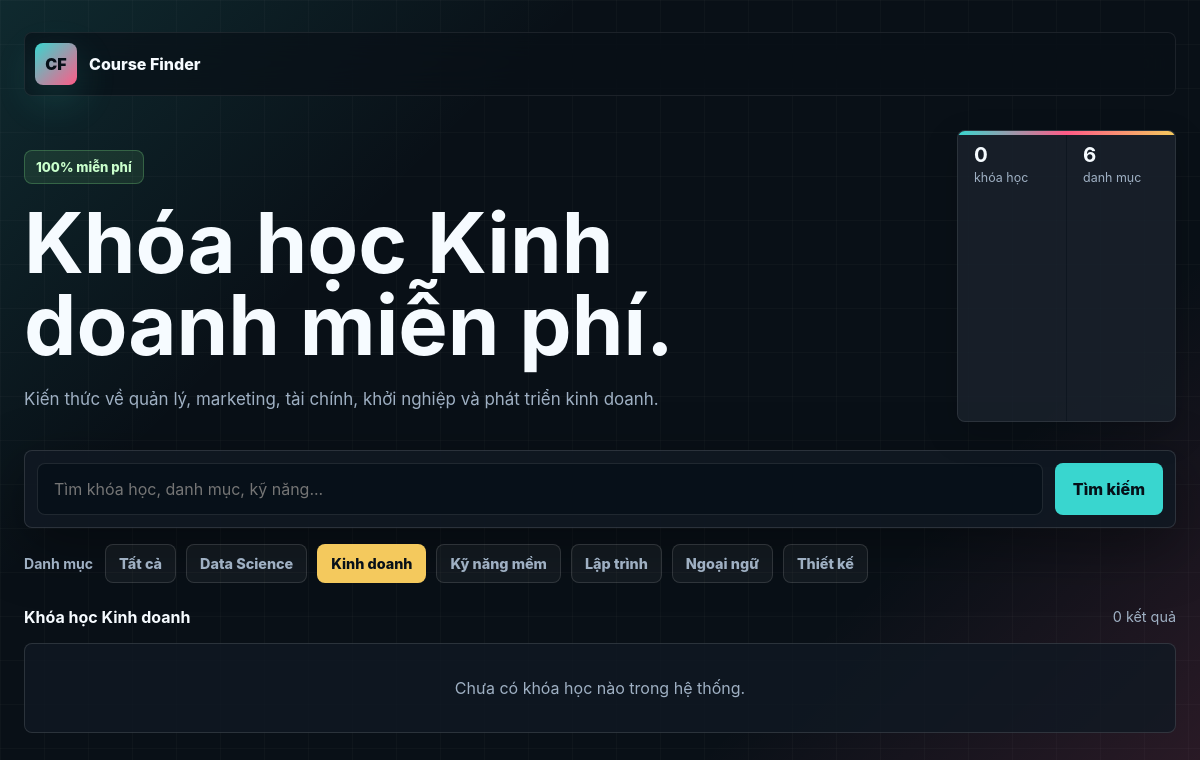
/danh-muc/13-kinh-doanh/, run on the app's committed database.
### resources/models.py (models this page shows, shortened)
class Category(models.Model):
    name = models.CharField(max_length=120, unique=True)
    description = models.TextField(blank=True)
    class Meta:
        ordering = ["name"]
        verbose_name = "Category"
        verbose_name_plural = "Categories"
    def get_absolute_url(self) -> str:
        slug = slugify(self.name) or "danh-muc"
        return reverse("core:category_detail", kwargs={"category_pk": self.pk, "category_slug": slug})

### core/views.py (the view)
# urls.py: path("", home, name="home"),
def home(request, category_pk: int | None = None, category_slug: str | None = None):
    search_query = request.GET.get("q", "").strip()
    selected_category_id = None
    if category_pk is not None:
        selected_category_id = category_pk
    else:
        selected_category = request.GET.get("category", "").strip()
        if selected_category.isdigit():
            selected_category_id = int(selected_category)
    categories = list(Category.objects.order_by("name"))
    selected_category_obj = next(
        (category for category in categories if category.id == selected_category_id),
        None,
    )
    if category_pk is not None:
        if selected_category_obj is None:
            raise Http404("Category not found")
        expected_slug = slugify(selected_category_obj.name) or "danh-muc"
        if category_slug != expected_slug:
            return redirect(selected_category_obj.get_absolute_url(), permanent=True)
    resources = Resource.objects.select_related("category").order_by("-created_at")
    if search_query:
        resources = resources.filter(
            Q(title__icontains=search_query)
            | Q(description__icontains=search_query)
            | Q(category__name__icontains=search_query)
        )
    if selected_category_id and selected_category_obj:
        resources = resources.filter(category_id=selected_category_id)
    elif selected_category_id:
        selected_category_id = None
    paginator = Paginator(resources, 12)
    page_obj = paginator.get_page(request.GET.get("page"))
    resources_on_page = list(page_obj.object_list)
    if search_query:
        seo_title = f'Tìm "{search_query}" trong kho khóa học | Course Finder'
        seo_description = f'Kết quả tìm kiếm khóa học miễn phí cho "{search_query}" trên Course Finder.'
        seo_robots = "noindex,follow"
        canonical_path = reverse("core:home")
    elif selected_category_obj:
        seo_title = f"Khóa học {selected_category_obj.name} miễn phí | Course Finder"
        seo_description = (
            selected_category_obj.description
            or f"Tổng hợp khóa học {selected_category_obj.name} miễn phí, được phân loại để bạn tìm nhanh và học ngay."
        )
        seo_robots = None
        canonical_path = selected_category_obj.get_absolute_url()
    else:
        seo_title = "Course Finder - Khóa học miễn phí chọn lọc"
        seo_description = DEFAULT_DESCRIPTION
        seo_robots = None
        canonical_path = reverse("core:home")
    first_image = next((resource.thumbnail_url for resource in resources_on_page if resource.thumbnail_url), None)
    item_list = [
        {
            "@type": "ListItem",
            "position": page_obj.start_index() + index,
            "url": absolute_url(request, resource.get_absolute_url()),
            "name": resource.title,
        }
        for index, resource in enumerate(resources_on_page)
    ]
    structured_data = {
        "@context": "https://schema.org",
        "@graph": [
            {
                "@type": "WebSite",
                "@id": f"{absolute_url(request, reverse('core:home'))}#website",
                "name": "Course Finder",
                "url": absolute_url(request, reverse("core:home")),
                "inLanguage": "vi-VN",
                "description": DEFAULT_DESCRIPTION,
                "potentialAction": {
                    "@type": "SearchAction",
                    "target": f"{absolute_url(request, reverse('core:home'))}?q={{search_term_string}}",
                    "query-input": "required name=search_term_string",
                },
            },
            {
                "@type": "ItemList",
                "@id": f"{absolute_url(request, canonical_path)}#courses",
                "name": seo_title.replace(" | Course Finder", ""),
                "numberOfItems": page_obj.paginator.count,
                "itemListElement": item_list,
            },
        ],
    }
    context = {
        "categories": categories,
        "page_obj": page_obj,
        "resources": resources_on_page,
        "search_query": search_query,
        "selected_category_id": selected_category_id,
        "selected_category": selected_category_obj,
        "resource_count": page_obj.paginator.count,
        "category_count": len(categories),
        "structured_data": safe_json_ld(structured_data),
    }
    context.update(
        base_seo_context(
            request,
            title=seo_title,
            description=seo_description,
            canonical_path=canonical_path,
            robots=seo_robots or None,
            og_image=image_url(request, first_image),
        )
    )
    return render(request, "core/home.html", context)

### core/seo.py (called while the page is built)
def clean_text(value: str, limit: int = 160) -> str:
    text = " ".join(strip_tags(value or "").split())
    return Truncator(text).chars(limit)

def safe_json_ld(data: dict) -> str:
    return (
        json.dumps(data, ensure_ascii=False, separators=(",", ":"))
        .replace("<", "\\u003c")
        .replace(">", "\\u003e")
        .replace("&", "\\u0026")
    )

def absolute_url(request, path: str = "/") -> str:
    configured_url = getattr(settings, "SITE_URL", "").rstrip("/")
    if path.startswith(("http://", "https://")):
        return path
    if configured_url:
        if not path.startswith("/"):
            path = f"/{path}"
        return f"{configured_url}{path}"
    return request.build_absolute_uri(path)

def image_url(request, image_field) -> str:
    if not image_field:
        return ""
    try:
        return absolute_url(request, image_field.url)
    except ValueError:
        return ""

def base_seo_context(request, *, title: str, description: str, canonical_path: str, **overrides) -> dict:
    canonical_url = absolute_url(request, canonical_path)
    robots = overrides.pop("robots", DEFAULT_ROBOTS) or DEFAULT_ROBOTS
    context = {
        "site_name": SITE_NAME,
        "seo_title": title,
        "seo_description": clean_text(description or DEFAULT_DESCRIPTION),
        "seo_robots": robots,
        "canonical_url": canonical_url,
        "og_type": overrides.pop("og_type", "website"),
        "og_image": overrides.pop("og_image", ""),
        "sitemap_url": absolute_url(request, reverse("core:sitemap_xml")),
        "home_url": absolute_url(request, reverse("core:home")),
    }
    context.update(overrides)
    return context

### core/templates/core/home.html (shortened to what this page needs)
{% extends "core/base.html" %}
{% block content %}
  <section class="hero">
    <div class="headline">
      <div class="eyebrow">100% miễn phí</div>
      <h1>{% if selected_category %}Khóa học {{ selected_category.name }} miễn phí.{% else %}Khóa học miễn phí.{% endif %}</h1>
      <p class="lead">
        {% if selected_category and selected_category.description %}
          {{ selected_category.description }}
        {% else %}
          Tuyển chọn gọn gàng những khóa học, bài học và tài liệu chất lượng để bạn mở ra và học ngay.
        {% endif %}
      </p>
    </div>
    <aside class="stats" aria-label="Thống kê thư viện khóa học">
      <div class="stat">
        <strong>{{ resource_count }}</strong>
        <span>khóa học</span>
      </div>
      <div class="stat">
        <strong>{{ category_count }}</strong>
        <span>danh mục</span>
      </div>
    </aside>
  </section>
  <form class="search-panel" method="get" action="{% if selected_category %}{{ selected_category.get_absolute_url }}{% else %}{% url 'core:home' %}{% endif %}" role="search">
    <input class="search-input" type="search" name="q" value="{{ search_query }}" placeholder="Tìm khóa học, danh mục, kỹ năng..." aria-label="Tìm khóa học">
    <button class="button" type="submit">Tìm kiếm</button>
  </form>
  {% if categories %}
    <nav class="filter-strip" aria-label="Lọc theo danh mục">
      <span class="filter-label">Danh mục</span>
      <a class="filter-chip{% if not selected_category_id %} is-active{% endif %}" href="{% url 'core:home' %}{% if search_query %}?q={{ search_query|urlencode }}{% endif %}">Tất cả</a>
      {% for category in categories %}
        <a class="filter-chip{% if selected_category_id == category.id %} is-active{% endif %}" href="{{ category.get_absolute_url }}{% if search_query %}?q={{ search_query|urlencode }}{% endif %}">{{ category.name }}</a>
      {% endfor %}
    </nav>
  {% endif %}
  <div class="section-title">
    <h2>{% if search_query %}Kết quả cho "{{ search_query }}"{% elif selected_category %}Khóa học {{ selected_category.name }}{% else %}Khóa học mới nhất{% endif %}</h2>
    <span>{{ resource_count }} kết quả</span>
  </div>
  {% if resources %}
    <section class="course-grid" aria-label="Danh sách khóa học">
      {% for resource in resources %}
        <article class="course-card">
          <a class="thumb" href="{{ resource.get_absolute_url }}" aria-label="Xem {{ resource.title }}">
            {% if resource.thumbnail_url %}
              <img src="{{ resource.thumbnail_url.url }}" alt="Ảnh minh họa khóa học {{ resource.title }}" loading="lazy" decoding="async">
            {% else %}
              <div class="thumb-fallback">{{ resource.title|first|upper }}</div>
            {% endif %}
          </a>
          <div class="card-body">
            <a class="category" href="{{ resource.category.get_absolute_url }}">{{ resource.category.name }}</a>
            <h3><a href="{{ resource.get_absolute_url }}">{{ resource.title }}</a></h3>
            <p class="description">
              {% if resource.description %}
                {{ resource.description|truncatechars:150 }}
              {% else %}
                Khóa học đã sẵn sàng để mở và bắt đầu.
              {% endif %}
            </p>
            <a class="open-link" href="{{ resource.get_absolute_url }}">Xem khóa học</a>
          </div>
        </article>
      {% endfor %}
    </section>
  {% else %}
    <div class="empty-state">
      {% if search_query %}
        Không tìm thấy khóa học phù hợp với "{{ search_query }}".
      {% else %}
        Chưa có khóa học nào trong hệ thống.
      {% endif %}
    </div>
  {% endif %}
{% endblock %}

### core/static/core/css/index.css (style rules this page uses)
:root { color-scheme: dark; --ink: #091017; --panel: #101923; --panel-strong: #162230; --line: rgba(255, 255, 255, 0.12); --text: #f6fbff; --muted: #9fb0c3; --cyan: #39d6cf; --rose: #ff5b87; --gold: #f4c95d; --leaf: #79d47e; --shadow: rgba(0, 0, 0, 0.38); }
* { box-sizing: border-box; }
html { scroll-behavior: smooth; }
body { background: linear-gradient(rgba(255, 255, 255, 0.025) 1px, transparent 1px), linear-gradient(90deg, rgba(255, 255, 255, 0.025) 1px, transparent 1px), linear-gradient(135deg, rgba(57, 214, 207, 0.13), transparent 26rem), linear-gradient(315deg, rgba(255, 91, 135, 0.14), transparent 24rem), var(--ink); background-size: 44px 44px, 44px 44px, auto, auto, auto; color: var(--text); font-family: Inter, ui-sans-serif, system-ui, -apple-system, BlinkMacSystemFont, "Segoe UI", sans-serif; margin: 0; min-height: 100vh; }
a { color: inherit; text-decoration: none; }
.hero { align-items: end; display: grid; gap: 24px; grid-template-columns: minmax(0, 1fr) auto; margin-bottom: 28px; }
.headline { align-self: end; padding: 20px 0 8px; }
.eyebrow { align-items: center; background: rgba(121, 212, 126, 0.12); border: 1px solid rgba(121, 212, 126, 0.3); border-radius: 8px; color: #c9ffcc; display: inline-flex; font-size: 0.82rem; font-weight: 850; margin-bottom: 18px; padding: 8px 11px; }
h1 { font-size: clamp(2.25rem, 7vw, 5.2rem); line-height: 0.98; margin: 0; max-width: 860px; }
.lead { color: var(--muted); font-size: 1.06rem; line-height: 1.7; margin: 20px 0 0; max-width: 680px; }
.stats { align-self: stretch; background: rgba(16, 25, 35, 0.78); border: 1px solid var(--line); border-radius: 8px; box-shadow: 0 12px 34px rgba(0, 0, 0, 0.18); display: grid; gap: 1px; grid-template-columns: repeat(2, auto); overflow: hidden; position: relative; }
.stats::before { background: linear-gradient(90deg, var(--cyan), var(--rose), var(--gold)); content: ""; display: block; height: 4px; left: 0; position: absolute; right: 0; top: 0; }
.stat { background: rgba(255, 255, 255, 0.035); min-width: 108px; padding: 14px 16px; }
.stat strong { display: block; font-size: 1.28rem; line-height: 1; }
.stat span { color: var(--muted); display: block; font-size: 0.78rem; margin-top: 5px; }
.search-panel { background: rgba(16, 25, 35, 0.88); border: 1px solid var(--line); border-radius: 8px; box-shadow: 0 18px 60px var(--shadow); display: grid; gap: 12px; grid-template-columns: minmax(0, 1fr) auto; margin-bottom: 24px; padding: 12px; }
.search-input { background: #071019; border: 1px solid rgba(255, 255, 255, 0.1); border-radius: 8px; color: var(--text); font: inherit; min-height: 52px; min-width: 0; outline: none; padding: 0 16px; width: 100%; }
.button, .ghost-button { align-items: center; border-radius: 8px; cursor: pointer; display: inline-flex; font: inherit; font-weight: 850; justify-content: center; min-height: 52px; padding: 0 18px; transition: 160ms ease; white-space: nowrap; }
.button { background: var(--cyan); border: 0; color: #061018; }
.filter-strip { align-items: center; display: flex; flex-wrap: wrap; gap: 10px; margin: -8px 0 24px; scrollbar-width: thin; }
.filter-label { color: var(--muted); font-size: 0.88rem; font-weight: 750; margin-right: 2px; }
.filter-chip { background: rgba(255, 255, 255, 0.045); border: 1px solid var(--line); border-radius: 8px; color: var(--muted); display: inline-flex; font-size: 0.9rem; font-weight: 780; padding: 10px 13px; transition: 160ms ease; white-space: nowrap; }
.filter-chip.is-active { background: var(--gold); border-color: transparent; color: #071019; }
.section-title { align-items: center; display: flex; gap: 12px; justify-content: space-between; margin: 6px 0 16px; }
.section-title h2 { font-size: 1rem; letter-spacing: 0; margin: 0; }
.section-title span { color: var(--muted); font-size: 0.9rem; }
.empty-state { background: rgba(16, 25, 35, 0.78); border: 1px solid var(--line); border-radius: 8px; color: var(--muted); padding: 34px; text-align: center; }

### data on the page
Category: name "Kinh doanh", description "Kiến thức về quản lý, marketing, tài chính, khởi nghiệp và phát triển kinh doanh."
Category: name "Data Science"
Category: name "Kỹ năng mềm"
Category: name "Lập trình"
Category: name "Ngoại ngữ"
Category: name "Thiết kế"

### other printed values
{{ resource_count }} "0"
{{ category_count }} "6"
